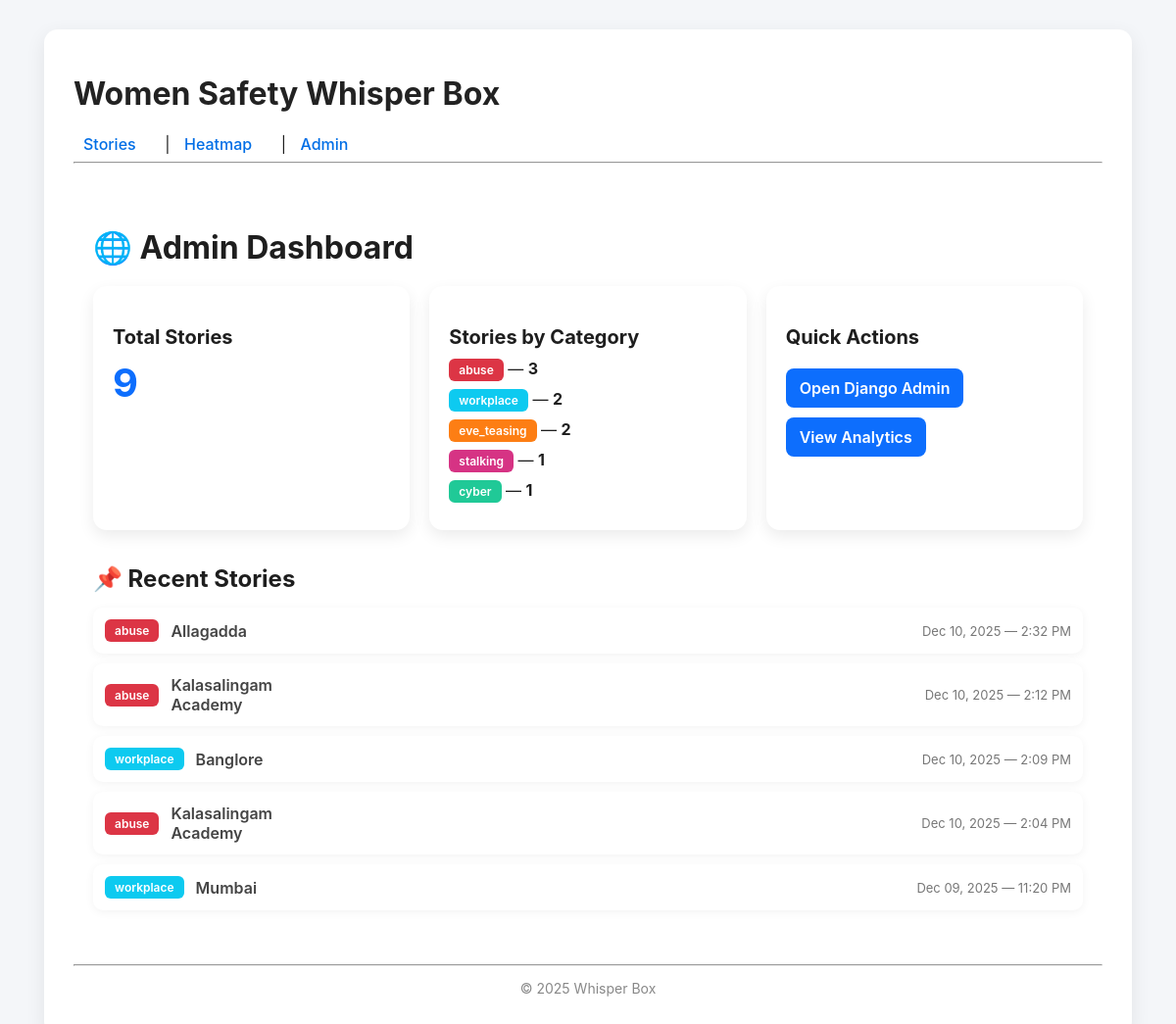
The page /dashboard/ (signed in) on the database its author committed.
### stories/models.py (models this page shows, shortened)
class Story(models.Model):
    CATEGORY_CHOICES = [
        ("stalking", "Stalking"),
        ("eve_teasing", "Eve Teasing"),
        ("cyber", "Cyber Harassment"),
        ("workplace", "Workplace Harassment"),
        ("abuse", "Physical Abuse"),
    ]
    title = models.CharField(max_length=200, blank=True)
    description = models.TextField()
    category = models.CharField(max_length=50, choices=CATEGORY_CHOICES)
    city = models.CharField(max_length=100, blank=True)
    location = models.CharField(max_length=255, blank=True)  # optional 'lat,lng' for heatmap
    story_date = models.DateField(null=True, blank=True)
    created_at = models.DateTimeField(auto_now_add=True)

### admin_dashboard/views.py (the view)
# urls.py: path('', views.index, name='index'),
@staff_member_required
def index(request):
    total_stories = Story.objects.count()
    recent_stories = Story.objects.all().order_by('-created_at')[:5]
    category_counts = Story.objects.values('category').annotate(count=Count('id')).order_by('-count')
    seven_days_ago = timezone.now() - timezone.timedelta(days=7)
    recent_week = Story.objects.filter(created_at__gte=seven_days_ago).order_by('-created_at')[:10]
    context = {
        'total_stories': total_stories,
        'recent_stories': recent_stories,
        'category_counts': category_counts,
        'recent_week': recent_week,
    }
    return render(request, 'admin_dashboard/index.html', context)

### admin_dashboard/templates/admin_dashboard/index.html (shortened to what this page needs)
{% extends 'base.html' %}
{% load tz %}
{% block content %}
<div class="admin-wrapper">
    <h1 class="dashboard-title">🌐 Admin Dashboard</h1>
    <div class="card-grid">
        <div class="card">
            <h3>Total Stories</h3>
            <div class="stat-number">{{ total_stories }}</div>
        </div>
        <div class="card">
            <h3>Stories by Category</h3>
            {% if category_counts %}
                {% for c in category_counts %}
                    <div style="margin-bottom: 8px;">
                        <span class="badge badge-{{ c.category }}">{{ c.category }}</span>
                        — <strong>{{ c.count }}</strong>
                    </div>
                {% endfor %}
            {% else %}
                <p>No stories yet.</p>
            {% endif %}
        </div>
        <div class="card">
            <h3>Quick Actions</h3>
            <a class="action-btn" href="{% url 'admin:index' %}">Open Django Admin</a><br>
            <a class="action-btn" href="{% url 'admin_dashboard:analytics' %}">View Analytics</a>
        </div>
    </div>
    <div class="recent-box">
        <h2 class="recent-title">📌 Recent Stories</h2>
        {% for s in recent_stories %}
            <a href="{% url 'stories:story_detail' s.id %}" class="recent-item" style="text-decoration:none; color:inherit;">
               <span class="badge badge-{{ s.category }}">{{ s.category }}</span>
               <span class="city">{{ s.city|default:"Unknown" }}</span>
               <span class="time">{{ s.created_at|localtime|date:"M d, Y — g:i A" }}</span>
            </a>
        {% empty %}
            <p>No recent stories found.</p>
        {% endfor %}
    </div>
</div>
{% endblock %}

### templates/base.html (shortened to what this page needs)
{% load static %}
<!doctype html>
<html>
<head>
  <link rel="stylesheet" href="{% static 'stories/styles.css' %}">
</head>
<body>
  <div class="container">
    <header>
      <h1><a href="/">Women Safety Whisper Box</a></h1>
      <nav>
        <a href="/stories/">Stories</a> |
        <a href="/heatmap/">Heatmap</a> |
        <a href="/dashboard/">Admin</a>
      </nav>
      <hr>
    </header>
    {% block content %}{% endblock %}
    <footer>
      <hr>
      <p>&copy; 2025 Whisper Box</p>
    </footer>
  </div>
</body>
</html>

### static/stories/styles.css (style rules this page uses)
.container { max-width: 1050px; margin: 30px auto; padding: 25px 30px; background: #ffffff; border-radius: 14px; box-shadow: 0 6px 20px rgba(0,0,0,0.08); }
header h1 a { text-decoration: none; color: #222; font-size: 32px; font-weight: 700; }
nav { margin-top: 10px; }
nav a { margin-right: 15px; color: #006ee6; font-size: 16px; text-decoration: none; font-weight: 500; padding: 6px 10px; border-radius: 6px; }
footer { text-align: center; margin-top: 25px; font-size: 14px; color: #888; }

### admin_dashboard/templates/admin_dashboard/index.html (style rules this page uses)
.admin-wrapper { max-width: 1100px; margin: 25px auto; padding: 20px; font-family: 'Inter', sans-serif; }
.dashboard-title { font-size: 32px; font-weight: 700; margin-bottom: 20px; }
.card-grid { display: flex; flex-wrap: wrap; gap: 20px; }
.card { background: white; border-radius: 14px; padding: 20px; box-shadow: 0 6px 16px rgba(0,0,0,0.08); flex: 1; min-width: 280px; transition: 0.2s; }
.card h3 { font-size: 20px; margin-bottom: 10px; }
.stat-number { font-size: 40px; font-weight: 700; margin-top: 8px; color: #0d6efd; }
.badge { display: inline-block; padding: 4px 10px; border-radius: 6px; font-size: 12px; font-weight: 600; color: white; }
.badge-stalking { background: #d63384; }
.badge-eve_teasing { background: #fd7e14; }
.badge-cyber { background: #20c997; }
.badge-workplace { background: #0dcaf0; }
.badge-abuse { background: #dc3545; }
.recent-box { margin-top: 35px; }
.recent-title { font-size: 24px; font-weight: 700; margin-bottom: 15px; }
.recent-item { padding: 12px; background: #fff; margin-bottom: 10px; border-radius: 10px; display: flex; align-items: center; gap: 12px; box-shadow: 0 2px 10px rgba(0,0,0,0.05); cursor: pointer; transition: 0.15s; }
.city { font-weight: 600; color: #444; width: 160px; }
.time { margin-left: auto; font-size: 13px; color: #777; }
.action-btn { display: inline-block; margin-top: 10px; padding: 10px 14px; background: #0d6efd; color: white; border-radius: 8px; text-decoration: none; font-weight: 600; transition: 0.2s; }

### rows shown on the page
Story: category "abuse", city "Allagadda", created_at "Dec 10, 2025 — 2:32 PM"
Story: category "abuse", city "Kalasalingam Academy", created_at "Dec 10, 2025 — 2:12 PM"
Story: category "workplace", city "Banglore", created_at "Dec 10, 2025 — 2:09 PM"
Story: category "abuse", city "Kalasalingam Academy", created_at "Dec 10, 2025 — 2:04 PM"
Story: category "workplace", city "Mumbai", created_at "Dec 09, 2025 — 11:20 PM"

### other values the page prints
{{ total_stories }} "9"
{{ c.category }} "abuse" "workplace" "eve_teasing" "stalking" "cyber"
{{ c.count }} "3" "2" "2" "1" "1"
